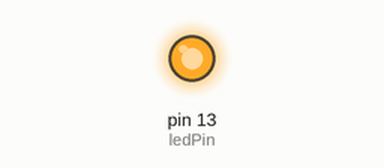
A sketch run on a simulated Arduino Uno, built with avr-gcc and run on an emulated ATmega328P. Parts: output pins drawn as LEDs (lit = HIGH).

Above: at 0.2 s.
At 21.7 s:
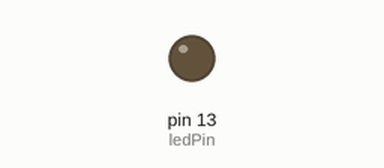
Timing chart, 0 to 25.1 s (numbered marks = the images above):
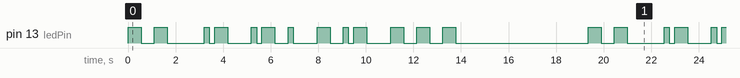

Measured:
- by itself, pin 13 (ledPin): moves between LOW and HIGH, repeating every 19.3 s
- by itself, everything shown: repeats every 19.3 s, in 26 steps

The sketch:

morseovka_marko.ino
```cpp
int ledPin = 13;

void setup() {
// nastavíme ledPin (pin číslo 13) ako výstupný
pinMode(ledPin, OUTPUT);
}
//m
void loop() {
  for(int i=0; i<2; i++){
    digitalWrite (ledPin, HIGH);
    delay(550);
    digitalWrite (ledPin, LOW);
    delay (550);
}
delay (1000);
//a
for(int i=0; i<1; i++) {
  digitalWrite (ledPin, HIGH);
  delay (220);
  digitalWrite (ledPin, LOW);
  delay(220);
  digitalWrite (ledPin, HIGH);
  delay (550);
  digitalWrite (ledPin, LOW);
  //delay(550);

}
delay (1000);
//r
for(int i=0; i<1; i++) {
  digitalWrite (ledPin, HIGH);
  delay (220);
  digitalWrite (ledPin, LOW);
  delay(220);
  digitalWrite (ledPin, HIGH);
  delay (550);
  digitalWrite (ledPin, LOW);
  delay (550);
  digitalWrite (ledPin, HIGH);
  delay(220);
  digitalWrite (ledPin, LOW);
  //delay (220)

}
delay (1000);
//k
for(int i=0; i<1; i++) {
  digitalWrite (ledPin, HIGH);
  delay (550);
  digitalWrite (ledPin, LOW);
  delay(550);
  digitalWrite (ledPin, HIGH);
  delay (220);
  digitalWrite (ledPin, LOW);
  delay (220);
  digitalWrite (ledPin, HIGH);
  delay (550);
  digitalWrite (ledPin, LOW);
  //delay(550);
}

delay (1000);
//o
for(int i=0; i<3; i++) {
  digitalWrite (ledPin, HIGH);
  delay (550);
  digitalWrite (ledPin, LOW);
  delay (550);
}
delay (5000);
}
```
